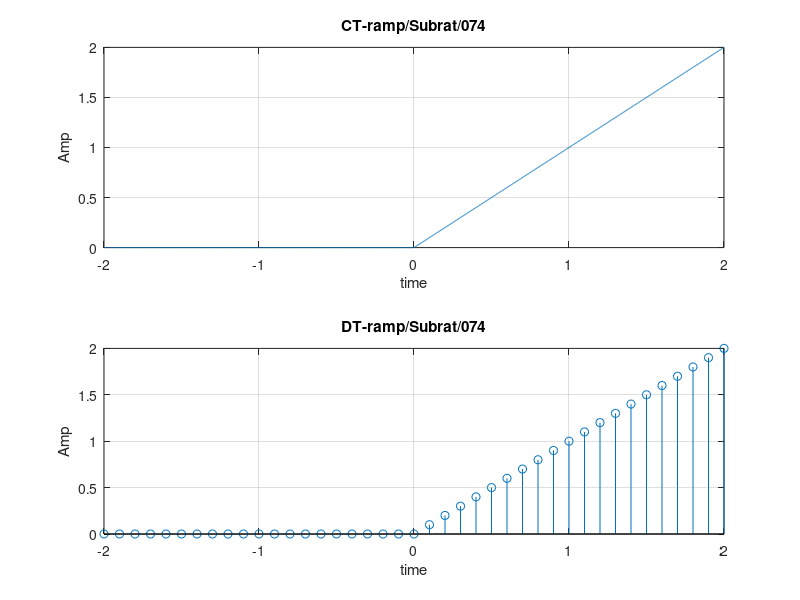

The MATLAB script that drew this image:
%Construct a continuous and discrete ramp signal
clc;
close all;
clear all;
i = 1;
for t = -2:0.001:2
    if(t>=0)
        x(i) = t;
    else 
        x(i) = 0;
    end;
     i = i+1;
end;
t = -2:0.001:2;
subplot(2,1,1)
plot(t,x)
xlabel('time');
ylabel('Amp');
title('CT-ramp/Subrat/074');
grid on;

clear all;
i = 1;
for t = -2:0.1:2
    if(t>=0)
        x(i) = t;
    else 
        x(i) = 0;
    end;
     i = i+1;
end;
t = -2:0.1:2;
subplot(2,1,2)
stem(t,x)
xlabel('time');
ylabel('Amp');
title('DT-ramp/Subrat/074');
grid on;
